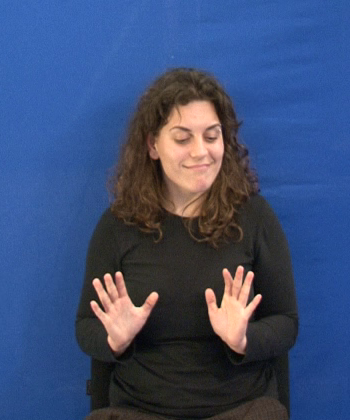
#> input picture 1.png, 350 x 420 px, found by its file name
$ jupyter execute --allow-errors Code.ipynb   (shell and % lines are left out)
#> lines starting #> are read from the running program, lines starting #| are printed output that depends on the picture; long printed decimals are rounded
**To do**

1. Διόρθωση displ()
2. Γιατί τρώμε το lag
3. Στις πρώτες επαναλήψεις έχω μηδενική μετατόπιση ωστόσο το displ() είναι μη μηδενικό. Εσύ κάνεις round() με αποτέλεσμα αν δεν βγάλεις ακέραια μετατόπιση να ξεχνάς το αποτέλεσμα της i επανάληψης. Aυτά λογικά πρέπει να γίνονται stack.

**$2^o$ ΕΡΓΑΣΤΗΡΙΑΚΟ PROJECT ΣΤΗΝ ΌΡΑΣΗ ΥΠΟΛΟΓΙΣΤΩΝ**

`Αραβανής Τηλέμαχος 03119024`

`Θεοδωρόπουλος Ηλίας 03119858`

---

[cell 1]
#Imports
import cv2
import numpy as np
import matplotlib.pyplot as plt
import scipy.io
from scipy.stats import multivariate_normal
from scipy.ndimage import label
from scipy.ndimage import map_coordinates

## Part 1

### 1.1.1

[cell 2]
#Load first image of the video

Im = cv2.imread(".\\cv23_lab2_material\\part1 - GreekSignLanguage\\1.png")
#> Im is the input picture: shape (420, 350, 3); mean B, G, R 116.1, 77.8, 60.6
YCrCbIm = cv2.cvtColor(Im, cv2.COLOR_BGR2YCR_CB)
#> YCrCbIm: shape (420, 350, 3); mean of channels 0, 1, 2 77, 116.3, 150.1

print("Image loaded as: ", type(YCrCbIm))
#| Image loaded as:  <class 'numpy.ndarray'>

print("Resolution: ", YCrCbIm.shape)
#| Resolution:  (420, 350, 3)
print("Range: %d - %d " % (np.min(YCrCbIm), np.max(YCrCbIm)))
#| Range: 2 - 240

[cell 3]
# Normalize to [0,1]
YCrCbIm = YCrCbIm.astype(float)/np.max(YCrCbIm)
#> YCrCbIm: shape (420, 350, 3) float64; mean of channels 0, 1, 2 0.321, 0.484, 0.625

print("Range: %f - %f " % (np.min(YCrCbIm), np.max(YCrCbIm)))
#| Range: 0.008333 - 1.000

[cell 4]
# Show image YCrCb colour space

plt.imshow(YCrCbIm)
plt.show()

#> (a cell that did not finish here is left out)

#> (a cell that did not finish here is left out)

#> (a cell that did not finish here is left out)

[cell 8]
# [25 lines left out: function fd, not called in this run]

#> (a cell that did not finish here is left out)

### 1.2.1

[cell 10]
# [68 lines left out: functions Gaussian_Filters_v2, lk, not called in this run]

[cell 11]
# 1st image

grayIm = cv2.cvtColor(Im, cv2.COLOR_BGR2GRAY)
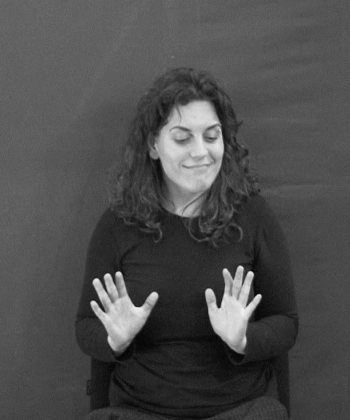
#> grayIm: shape (420, 350); min 2, max 240, mean 77

print("Image loaded as: ", type(grayIm))
#| Image loaded as:  <class 'numpy.ndarray'>
print("Resolution: ", grayIm.shape)
#| Resolution:  (420, 350)
print("Range: %d - %d " % (np.min(grayIm), np.max(grayIm)))
#| Range: 2 - 240

# Normalize to [0,1]
grayIm = grayIm.astype(np.float32)/np.max(grayIm) # we need float32 type for "goodFeaturesToTrack" to work

plt.imshow(grayIm, cmap='gray')
plt.show()

# 2nd image

Im2 = cv2.imread(".\\cv23_lab2_material\\part1 - GreekSignLanguage\\2.png")
#> (the rest of this cell did not finish here and is left out)

[cell 12]
# setting up bounding boxes

face_1 = grayIm[102:(115+102), 154:(154+67)]
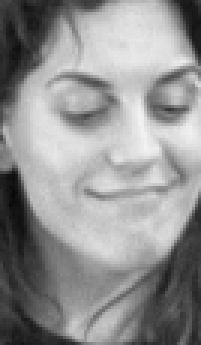
#> face_1: shape (115, 67) float32 (shown 3 times larger); min 0.0333, max 0.958, mean 0.573
left_1 = grayIm[272:(83+272), 93:(93+56)]
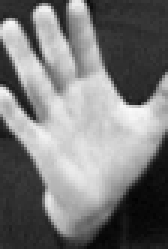
#> left_1: shape (83, 56) float32 (shown 3 times larger); min 0.00833, max 0.988, mean 0.478
right_1 = grayIm[270:(83+270), 201:(201+56)]
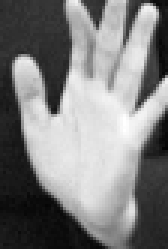
#> right_1: shape (83, 56) float32 (shown 3 times larger); min 0.0167, max 1, mean 0.501

#> (the rest of this cell did not finish here and is left out)

[cell 13]
plt.subplot(1,2,1)
plt.imshow(left_1, cmap='gray')
plt.title("left hand")
plt.subplot(1,2,2)
#> (the rest of this cell did not finish here and is left out)

Σημειώσεις:

1) Η υλοποίησή μας δουλεύει καλά για μεγάλο "ρ" και μικρή σταθερά "ε". Περαιτέρω αύξηση του "ρ" άνω του 5 δε δίνει καλύτερα αποτελέσματα.

2) Η αρχική εκτίμηση για το διάνυσμα "d" μπορεί να είναι τυχαία. Τρέχοντας τον αλγόριθμο για 1η φορά, θα παρατηρήσουμε ότι έχουμε εν γένει μεγάλες αποκλίσεις σε κάποιες γωνίες. Το πρόβλημα αυτό λύνεται υπολογίζοντας τη μέση τιμή όλων των "d" και βάζοντας αυτή ως αρχική εκτίμηση τη 2η φορά που τρέχουμε τον αλγόριθμο. Τα αποτελέσματα που προκύπτουν είναι πολύ ικανοποιητικά.

#> (a cell that did not finish here is left out)

### 1.2.2

[cell 15]
# [11 lines left out: function displ_lk, not called in this run]

[cell 16]
# [11 lines left out: function displ_tvl1, not called in this run]

[cell 17]
# [13 lines left out: function optical_flow_tvL1, not called in this run]

[cell 18]
def track(box, flag=True):  # flag indicates which method will be used for optical flow computation

#> called with flag = False
    x = box[0]
    y = box[1]
    w = box[2]
    h = box[3]

    dx, dy = [0,0]

    for i in range(1,70):


        filename_1 = ".\cv23_lab2_material\\part1 - GreekSignLanguage\{}.png".format(i)
        filename_2 = ".\cv23_lab2_material\\part1 - GreekSignLanguage\{}.png".format(i+1)

        Im = cv2.imread(filename_1)
        Im = cv2.cvtColor(Im, cv2.COLOR_BGR2GRAY)
        Im = Im.astype(np.float32)/np.max(Im)

        if(i == 1): # first bounding box

            plt.imshow(cv2.rectangle(Im, (x,y), (x+w,y+h), (0,0,255), 2), cmap = 'gray')
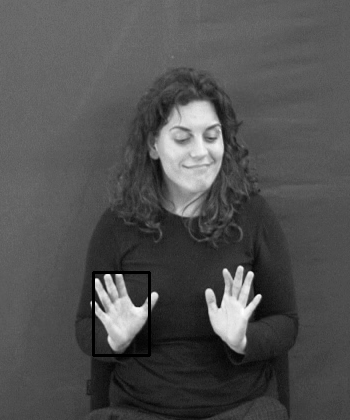
#> Im: shape (420, 350) float32; min 0, max 1, mean 0.319
            print("Iteration no.", i)
            print("Coordinates of bounding box are (",x,",",y,")")

        box_1 = Im[y:(h+y), x:(x+w)]
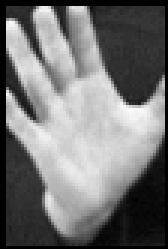
#> box_1: shape (83, 56) float32 (shown 3 times larger); min 0, max 0.988, mean 0.455

        Im2 = cv2.imread(filename_2)
        Im2 = cv2.cvtColor(Im2, cv2.COLOR_BGR2GRAY)
        Im2 = Im2.astype(np.float32)/np.max(Im2)

        box_2 = Im2[y:(h+y), x:(x+w)]

        corners = cv2.goodFeaturesToTrack(box_1, 10, 0.1, 0.1) # peirazw times edw
        corners = np.int0(corners)

        #gia kapoio logo, me poly megalo rho trexei #(1,1) is arbitrary
        if(flag): dx, dy = lk(box_1, box_2, corners, 10, 0.005, np.zeros(box_1.shape),  np.zeros(box_1.shape))
        else: d = optical_flow_tvL1(box_1, box_2)

        if(flag): dx, dy = displ_lk(dx,dy)
        else: dx, dy = displ_tvl1(d)

        x, y = [round(x+dx), round(y+dy)]

        Im2 = cv2.rectangle(Im2, (x,y), (x+w,y+h), (0,0,255), 2)

        plt.imshow(Im2, cmap = 'gray')
        plt.show()

        print("Iteration no.", i+1)
        print("Coordinates of bounding box are (",x,",",y,")")

[cell 19]
#tracking using TV-L1 method for optical flow

left_hand = [93, 272, 56, 83]
right_hand = [201, 270, 56, 83]
face = [154, 102, 67, 115]

#> (the rest of this cell did not finish here and is left out)

[cell 20]
# tracking using Lucas-Kanade method for optical flow

left_hand = [93, 272, 56, 83]  # gia to aristero xeri lagkarei meta thn 62h epanalhpsh...
right_hand = [201, 270, 56, 83]
face = [154, 102, 67, 115]


#> (the rest of this cell did not finish here and is left out)


### 1.2.3

[cell 21]
# Lowpass filter

# [6 lines left out: function Lowpass_Filter, not called in this run]

[cell 22]
# [8 lines left out: function GREDUCE, not called in this run]

[cell 23]
# [10 lines left out: function GPyramid, not called in this run]

[cell 24]
# [25 lines left out: function multiscale_lk, not called in this run]

[cell 25]
print(left_1.shape)
#| (83, 56)
